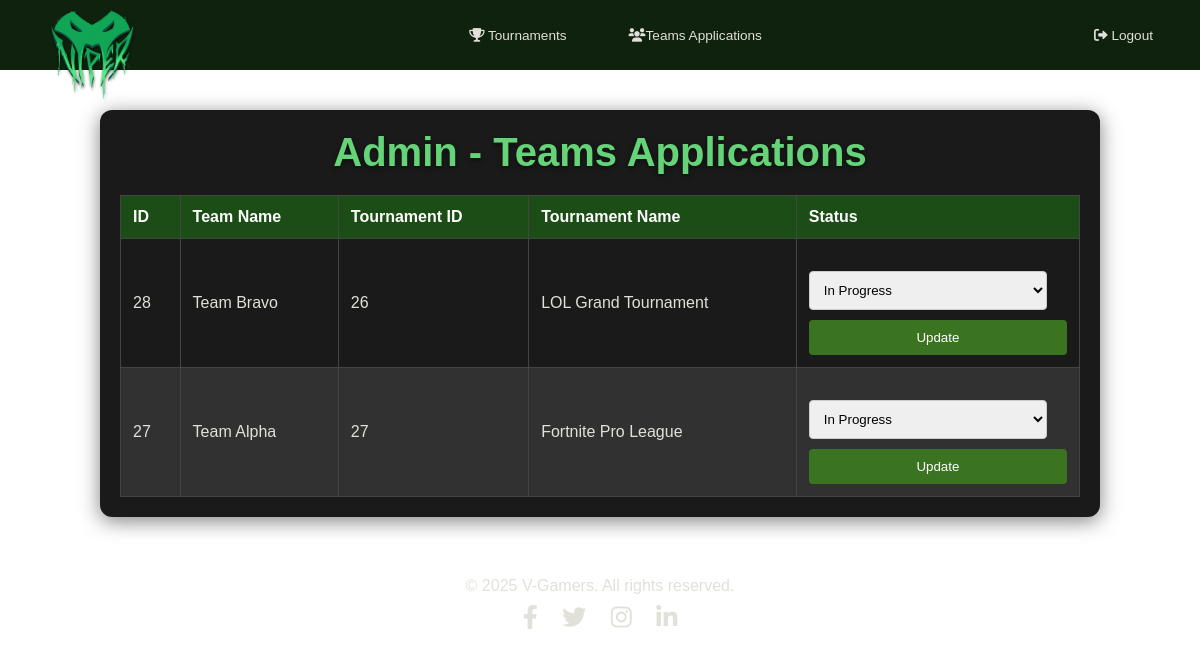
The app's page /admin/teams.php (signed in), older data.
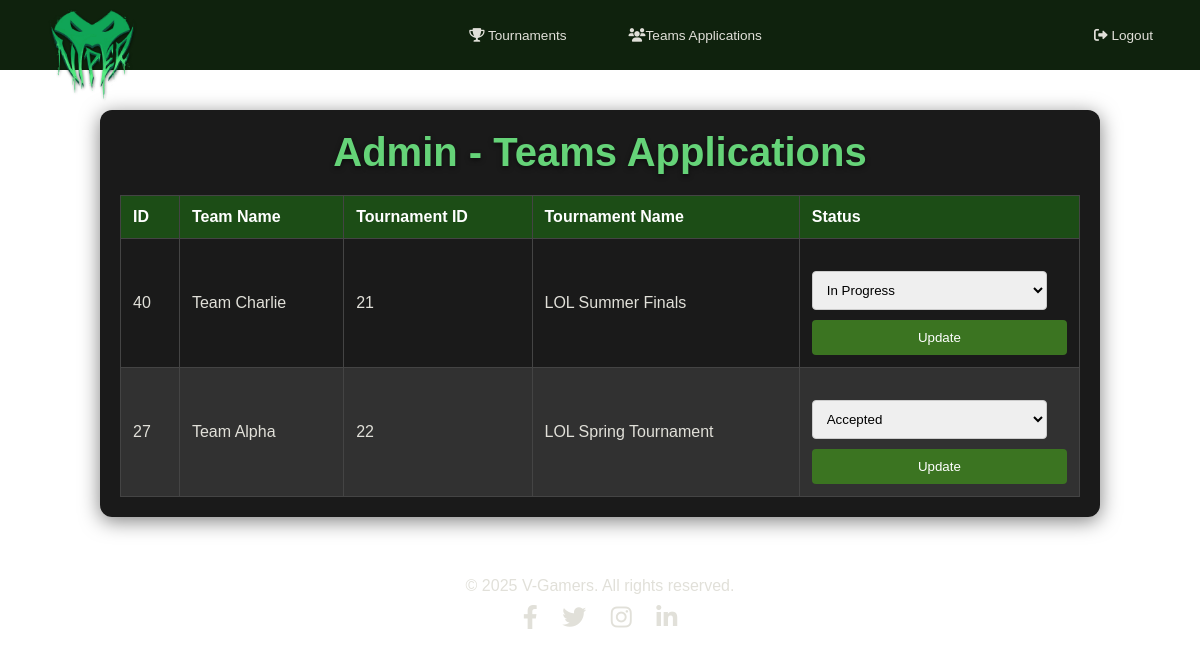
The same page, newer data.
### tables this page shows
CREATE TABLE `teams` (
  `id` int(11) NOT NULL,
  `user_id` int(11) NOT NULL,
  `tournament_id` int(11) DEFAULT NULL,
  `tournament_status` varchar(20) NOT NULL DEFAULT '"In Progress"',
  `name` varchar(100) NOT NULL,
  `members` longtext DEFAULT NULL CHECK (json_valid(`members`)),
  `status` enum('active','inactive','completed') DEFAULT 'active',
  `logo` varchar(255) DEFAULT NULL,
  `images` longtext DEFAULT NULL CHECK (json_valid(`images`))
);

CREATE TABLE `tournaments` (
  `id` int(11) NOT NULL,
  `game_id` int(11) DEFAULT NULL,
  `name` varchar(100) NOT NULL,
  `date` datetime NOT NULL,
  `status` enum('upcoming','ongoing','completed') DEFAULT 'upcoming',
  `image` varchar(255) DEFAULT NULL
);

### public/admin/teams.php (the view, shortened to what this page needs)
<?php
require_once '../../config/database.php';
include 'navbar.php';
$query = "
    SELECT
        teams.id,
        teams.name AS team_name,
        teams.tournament_id,
        teams.tournament_status,
        tournaments.name AS tournament_name
    FROM teams
    JOIN tournaments ON teams.tournament_id = tournaments.id
    WHERE teams.tournament_id IS NOT NULL
";
$stmt = $pdo->prepare($query);
$stmt->execute();
$applications = $stmt->fetchAll(PDO::FETCH_ASSOC);
?>
<!DOCTYPE html>
<html lang="en">
<head>
    <link rel="stylesheet" href="../css/tournaments.css">
    <link rel="stylesheet" href="https://cdnjs.cloudflare.com/ajax/libs/font-awesome/6.0.0-beta3/css/all.min.css">
    <link rel="stylesheet" href="../css/footer.css">
</head>
<body>
    <main>
        <header>
            <h1>Admin - Teams Applications</h1>
        </header>
        <table>
            <thead>
                <tr>
                    <th>ID</th>
                    <th>Team Name</th>
                    <th>Tournament ID</th>
                    <th>Tournament Name</th>
                    <th>Status</th>
                </tr>
            </thead>
            <tbody>
                <?php foreach ($applications as $application): ?>
                <tr>
                    <td><?php echo htmlspecialchars($application['id']); ?></td>
                    <td><?php echo htmlspecialchars($application['team_name']); ?></td>
                    <td><?php echo htmlspecialchars($application['tournament_id']); ?></td>
                    <td><?php echo htmlspecialchars($application['tournament_name']); ?></td>
                    <td>
                        <form method="POST" action="update_status.php">
                            <select name="status">
                                <option value="In Progress" <?php echo $application['tournament_status'] === 'In Progress' ? 'selected' : ''; ?>>In Progress</option>
                                <option value="Accepted" <?php echo $application['tournament_status'] === 'Accepted' ? 'selected' : ''; ?>>Accepted</option>
                            </select>
                            <button type="submit">Update</button>
                        </form>
                    </td>
                </tr>
                <?php endforeach; ?>
            </tbody>
        </table>
    </main>
</body>
</html>
<?php
include '../footer.php';
?>

### public/admin/navbar.php
<link rel="stylesheet" href="../css/dashboard.css">
<nav>
    <div class="logo">
        <a href="../dashboard.php"><img src="../images/logo.png" alt="Dashboard Logo" style="height: 120px; margin-top:40px"/></a>
    </div>
        <div class="nav-items">
        <ul class="centered">
        <li><a href="tournaments.php"><i class="fas fa-trophy"></i> Tournaments</a></li>
        <li><a href="teams.php"><i class="fas fa-users"></i>Teams Applications</a></li>
        </ul>
        <ul class="right">
        <li><a href="logout.php"><i class="fas fa-sign-out-alt"></i> Logout</a></li>
    </ul>
    </div>
</nav>

### public/footer.php
<link rel="stylesheet" href="css/footer.css">
<footer>
    <div class="footer-container">
        <p>&copy; <?php echo date("Y"); ?> V-Gamers. All rights reserved.</p>
        <div class="social-icons">
            <a href="#" class="social-icon"><i class="fab fa-facebook-f"></i></a>
            <a href="#" class="social-icon"><i class="fab fa-twitter"></i></a>
            <a href="#" class="social-icon"><i class="fab fa-instagram"></i></a>
            <a href="#" class="social-icon"><i class="fab fa-linkedin-in"></i></a>
        </div>
    </div>
</footer>

### public/css/dashboard.css (style rules this page uses)
:root { --game-color-primary: #ffff00; --game-color-secondary: #0d9414; --game-color-accent: #ff0000; --game-color-body-font: #f4f4f4; --game-color-dark: #0f220d; --game-color-dgray: #313d31; --game-color-light: #e1e0d9; --font-primary: "Quicksand", sans-serif; }
* { margin: 0; padding: 0; box-sizing: border-box; }
body { font-family: var(--font-primary); background-color: #000; color: var(--game-color-light); }
h1 { text-align: center; margin-bottom: 0; }
nav { height: 70px; background: var(--game-color-dark); color: var(--game-color-secondary); padding: 0 2rem; display: flex; justify-content: space-between; align-items: center; position: sticky; top: 0; z-index: 1000; }
.logo img { height: 50px; }
.nav-items { display: flex; justify-content: space-between; width: 100%; }
.centered { display: flex; list-style: none; justify-content: center; flex-grow: 1; gap: 2rem; }
.right { list-style: none; }
.nav-items li { margin: 0 15px; font-size: 0.85rem; }
nav a { text-decoration: none; color: var(--game-color-light); }
main { padding: 20px; }

### public/css/tournaments.css (style rules this page uses)
:root { --game-color-primary: #ffff00; --game-color-secondary: #0d9414; --game-color-accent: #ff0000; --game-color-body-font: #f4f4f4; --game-color-dark: #0f220d; --game-color-dgray: #313d31; --game-color-light: #e1e0d9; --font-primary: "Quicksand", sans-serif; }
* { margin: 0; padding: 0; box-sizing: border-box; }
body { font-family: var(--font-primary); background-color: #000; color: var(--game-color-light); background: url('../images/bg.png'); background-size: cover; }
main { max-width: 1000px; margin: 40px auto; padding: 20px; background: rgba(2, 2, 2, 0.9); border-radius: 12px; box-shadow: 0 4px 20px rgba(0, 0, 0, 0.5); }
header { text-align: center; margin-bottom: 20px; }
h1 { font-size: 2.5em; color: #65d378; text-shadow: 0 2px 5px rgba(0, 0, 0, 0.5); }
table { width: 100%; border-collapse: collapse; margin-top: 20px; }
table th, table td { padding: 12px; border: 1px solid #444; text-align: left; }
table th { background-color: #1c4d16; color: #ffffff; font-weight: 700; transition: background-color 0.3s; }
table tr:nth-child(even) { background-color: rgba(255, 255, 255, 0.1); }
table tr td { transition: transform 0.2s; }
form { margin-top: 20px; }
input[type="text"], input[type="datetime-local"], select { width: calc(100% - 20px); padding: 10px; border: 1px solid #ccc; border-radius: 4px; box-sizing: border-box; }
button { background-color: #3b7421; color: white; padding: 10px; border: none; border-radius: 4px; cursor: pointer; width: 100%; margin-top: 10px; }
a { color: #ffffff; text-decoration: none; }

### public/css/footer.css (style rules this page uses)
footer { background-color: var(--card-bg); color: var(--text-color); padding: 20px 0; text-align: center; }
.footer-container { max-width: 1200px; margin: 0 auto; }
.footer-container p { margin: 0; }
.social-icons { margin-top: 10px; }
.social-icon { color: var(--text-color); margin: 0 10px; text-decoration: none; font-size: 24px; transition: color 0.3s; }

Row changes from the older to the newer data that the page shows:
removed teams: id "28", name "Team Bravo", tournament "26", tournament.name "LOL Grand Tournament"
added teams: id "40", name "Team Charlie", tournament "21", tournament.name "LOL Summer Finals", status "In Progress"
changed teams "Team Alpha": tournament "27" → "22"; tournament.name "Fortnite Pro League" → "LOL Spring Tournament"; status "In Progress" → "Accepted"
